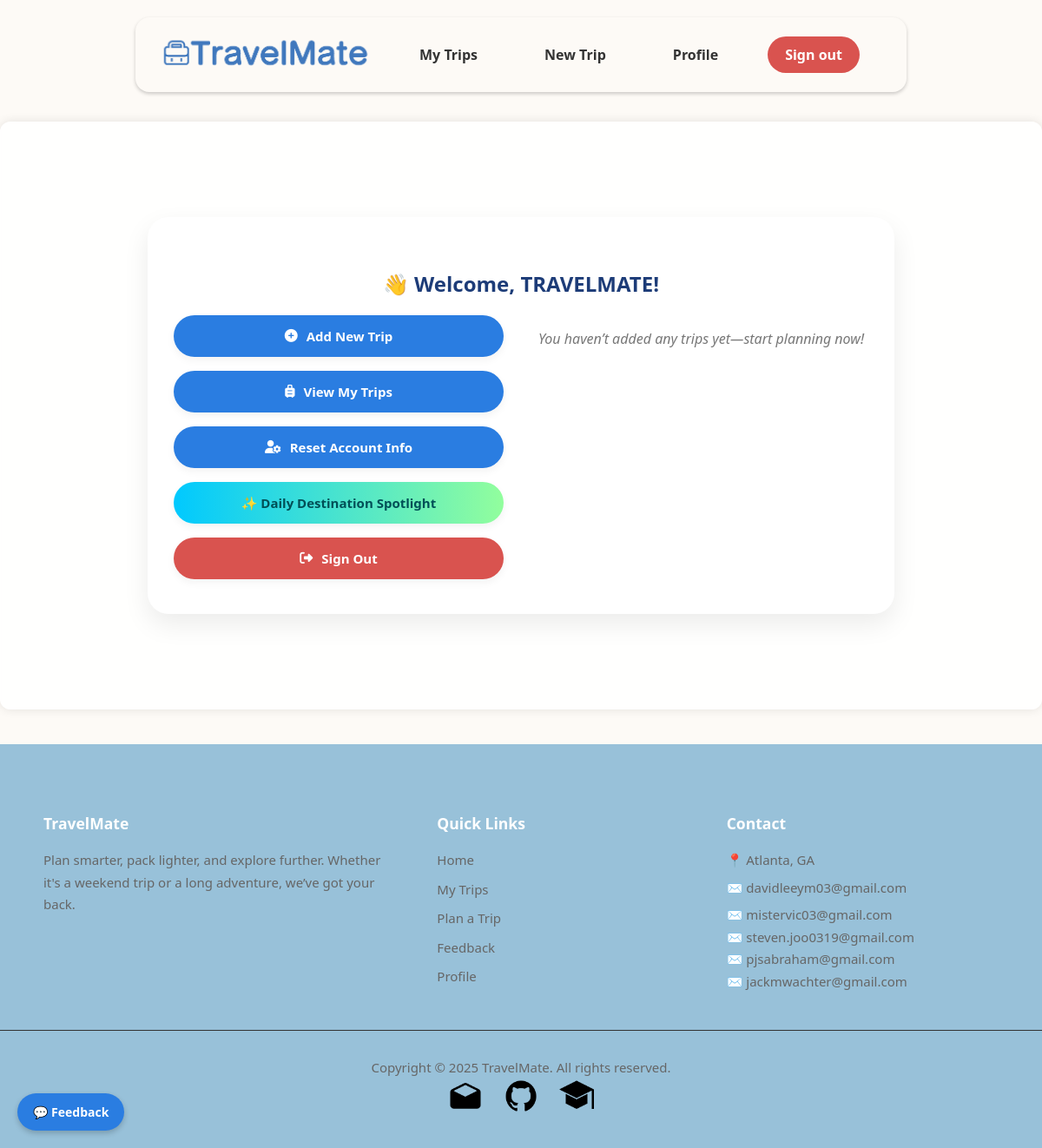
Before: /users/profile/ (signed in) with the older database file.
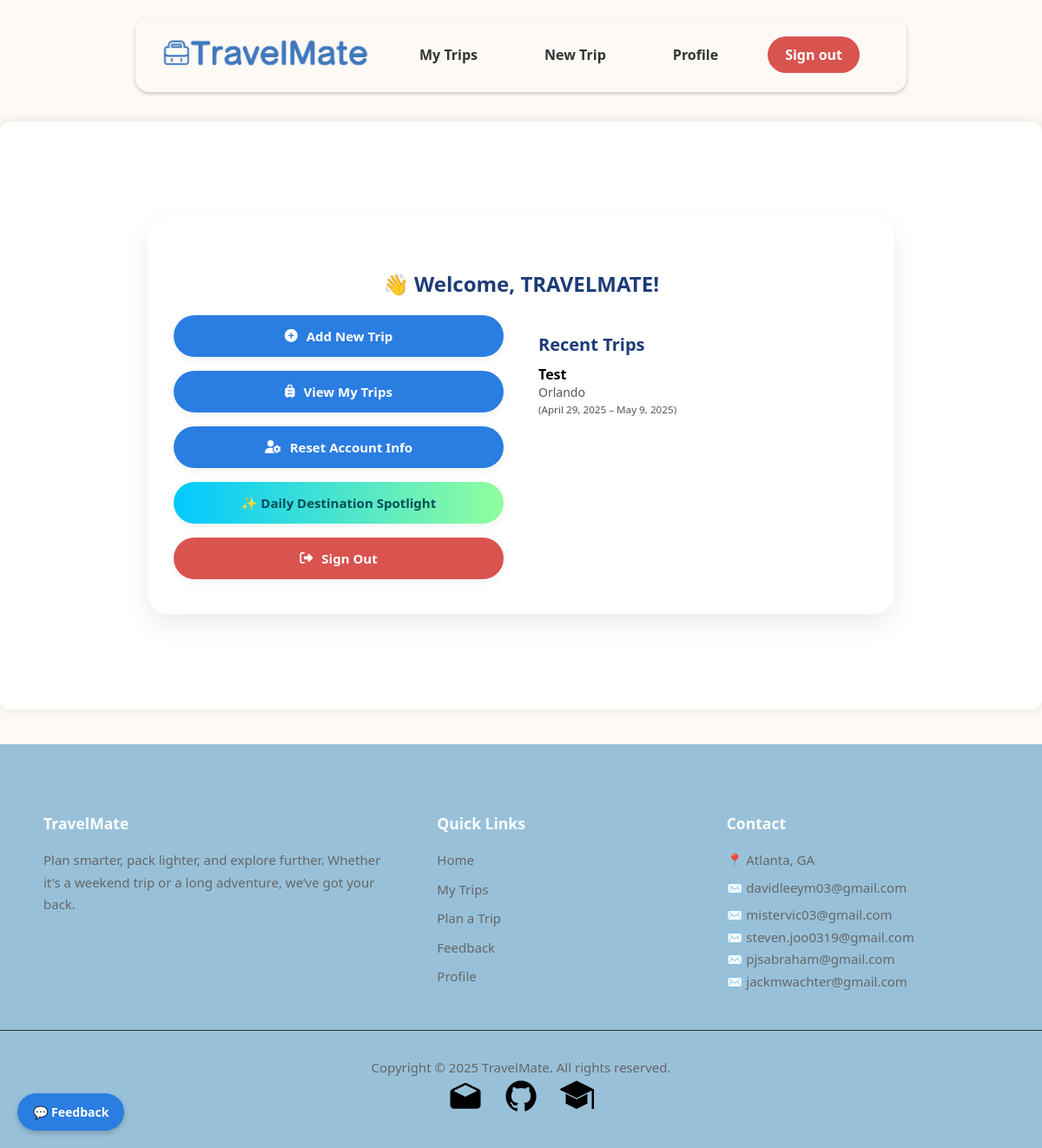
After: the same page with the newer database file.
### trips/models.py (models this page shows, shortened)
class Trip(models.Model):
    TRIP_TYPE_CHOICES = [
        ('beach', 'Beach'),
        ('city', 'City'),
        ('hiking', 'Hiking'),
        ('business', 'Business'),
        ('snow', 'Snow / Ski'),
        ('other', 'Other'),
    ]
    user = models.ForeignKey(get_user_model(), on_delete=models.CASCADE)
    name = models.CharField(max_length=100)
    destination = models.CharField(max_length=100)
    start_date = models.DateField()
    end_date = models.DateField()
    trip_type = models.CharField(max_length=50, choices=TRIP_TYPE_CHOICES, default='other')
    manually_cleared = models.BooleanField(default=False)
    is_public = models.BooleanField(default=False)
    share_token = models.CharField(max_length=12, unique=True, blank=True, null=True)

### users/views.py (the view)
# urls.py: path('profile/', views.profile_view, name='profile'),
@login_required
def profile_view(request):
    recent_trips = (
        Trip.objects
            .filter(user=request.user)
            .order_by('-start_date')
            [:3]
    )
    context = {
        'recent_trips': recent_trips,
    }
    return render(request, 'users/profile.html', context)

### users/templates/users/profile.html (shortened to what this page needs)
{% extends 'base.html' %}
{% load static %}
{% block content %}
    <div class="profile-wrapper">
        <h2 style="color: #1d3c78;">👋 Welcome, {{ user.username }}!</h2>
        <div class="profile-content">
            <div class="profile-buttons">
                <a href="{% url 'create_trip' %}" class="profile-btn blue">
                    <i class="fas fa-plus-circle"></i> Add New Trip
                </a>
                <a href="{% url 'trip_list' %}" class="profile-btn blue">
                    <i class="fas fa-suitcase-rolling"></i> View My Trips
                </a>
                <a href="{% url 'reset_user' %}" class="profile-btn blue">
                    <i class="fas fa-user-cog"></i> Reset Account Info
                </a>
                <a href="{% url 'spotlight' %}" class="profile-btn green">
                    ✨ Daily Destination Spotlight
                </a>
                <a href="{% url 'logout' %}" class="profile-btn signout">
                    <i class="fas fa-sign-out-alt"></i> Sign Out
                </a>
            </div>
            <div class="recent-trips">
                {% if recent_trips %}
                    <h3>Recent Trips</h3>
                    <ul class="recent-list">
                        {% for trip in recent_trips %}
                            <li>
                                <span class="trip-name">{{ trip.name }}</span>
                                <span class="trip-details">
                                    {{ trip.destination }}<br>
                                    <small>({{ trip.start_date }} – {{ trip.end_date }})</small>
                                </span>
                            </li>
                        {% endfor %}
                    </ul>
                {% else %}
                    <p class="no-trips">You haven’t added any trips yet—start planning now!</p>
                {% endif %}
            </div>
        </div>
    </div>
{% endblock %}

Changed rows visible on the page:
added Trip: name "Test", destination "Orlando", start_date "April 29, 2025", end_date "May 9, 2025"
Other visible differences:
text no longer shown: "You haven’t added any trips yet—start planning now!"
text now shown: "Recent Trips"
